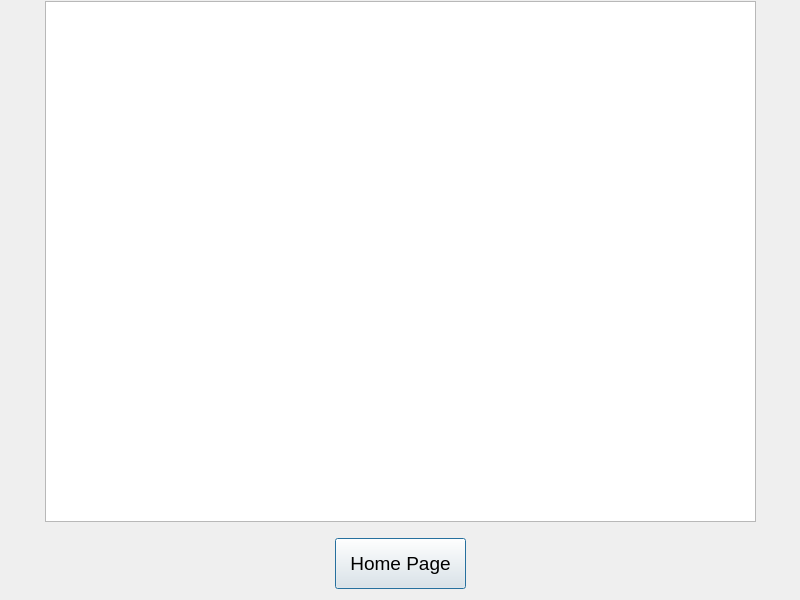
<?xml version="1.0" encoding="UTF-8"?>
<ui version="4.0">
 <class>Result_Teacher</class>
 <widget class="QDialog" name="Result_Teacher">
  <property name="geometry">
   <rect>
    <x>0</x>
    <y>0</y>
    <width>800</width>
    <height>600</height>
   </rect>
  </property>
  <property name="windowTitle">
   <string>Dialog</string>
  </property>
  <property name="styleSheet">
   <string notr="true">#Result_Teacher{background-image: url(:/picture/bgp21.png);}</string>
  </property>
  <widget class="QTextBrowser" name="textBrowser">
   <property name="geometry">
    <rect>
     <x>45</x>
     <y>1</y>
     <width>711</width>
     <height>521</height>
    </rect>
   </property>
   <property name="font">
    <font>
     <pointsize>12</pointsize>
    </font>
   </property>
  </widget>
  <widget class="QPushButton" name="home">
   <property name="geometry">
    <rect>
     <x>335</x>
     <y>538</y>
     <width>131</width>
     <height>51</height>
    </rect>
   </property>
   <property name="font">
    <font>
     <pointsize>14</pointsize>
    </font>
   </property>
   <property name="text">
    <string>Home Page</string>
   </property>
  </widget>
 </widget>
 <resources/>
 <connections/>
</ui>
